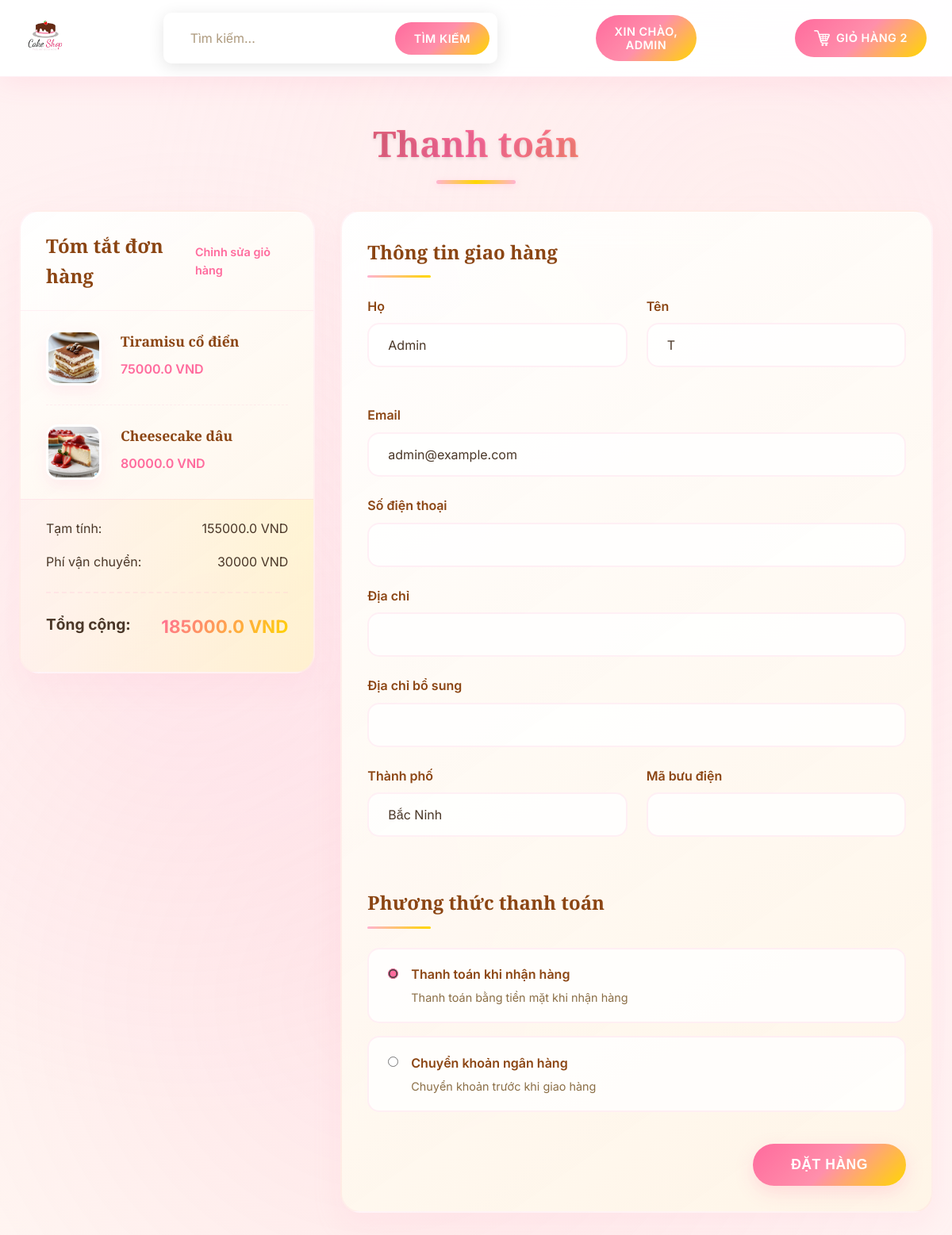
/checkout (signed in), run on the app's committed database.
### tables this page shows
CREATE TABLE users 
		(userId INTEGER PRIMARY KEY, 
		password TEXT,
		email TEXT,
		firstName TEXT,
		lastName TEXT,
		address1 TEXT,
		address2 TEXT,
		zipcode TEXT,
		city TEXT,
		state TEXT,
		country TEXT, 
		phone TEXT
		, is_admin INTEGER DEFAULT 0, role TEXT DEFAULT 'user');

CREATE TABLE products
		(productId INTEGER PRIMARY KEY,
		name TEXT,
		price REAL,
		description TEXT,
		image TEXT,
		stock INTEGER,
		categoryId INTEGER,
		FOREIGN KEY(categoryId) REFERENCES categories(categoryId)
		);

### routes/cart_routes.py (the view)
@cart_bp.route("/checkout")
def checkout():
    if 'email' not in session:
        flash("Vui lòng đăng nhập để thanh toán!")
        return redirect(url_for('auth.loginForm'))
    loggedIn, firstName, noOfItems = getLoginDetails()
    try:
        with get_db_connection() as conn:
            cur = conn.cursor()
            cur.execute("SELECT userId FROM users WHERE email = ?", (session['email'],))
            user = cur.fetchone()
            if not user:
                flash("Người dùng không tồn tại!")
                return redirect(url_for('auth.loginForm'))
            userId = user[0]
            cur.execute("""
                SELECT products.productId, products.name, products.price, products.image
                FROM products
                JOIN kart ON products.productId = kart.productId
                WHERE kart.userId = ?
            """, (userId,))
            products = cur.fetchall()
            cur.execute("""
                SELECT userId, email, firstName, lastName, address1, address2,
                       zipcode, city, state, country, phone
                FROM users WHERE email = ?
            """, (session['email'],))
            profileData = cur.fetchone()
    except sqlite3.Error as e:
        print(f"Database error in checkout: {e}")
        products = []
        profileData = None
        flash("Lỗi khi tải thông tin!")
    if not products:
        flash("Giỏ hàng trống!")
        return redirect(url_for('cart.cart'))
    totalPrice = sum(p[2] for p in products)
    return render_template("checkout.html",
                         products=products,
                         totalPrice=totalPrice,
                         profileData=profileData,
                         loggedIn=loggedIn,
                         firstName=firstName,
                         noOfItems=noOfItems)

### app.py (called while the page is built)
def create_app():
    app = Flask(__name__)
    app.config.from_object(Config)
    if not os.path.exists(app.config['UPLOAD_FOLDER']):
        os.makedirs(app.config['UPLOAD_FOLDER'])
    register_blueprints(app)
    @app.context_processor
    def inject_template_vars():
        return {
            'url_for': url_for_wrapper
        }
    return app

def url_for_wrapper(endpoint, **values):
    from flask import url_for as flask_url_for
    route_mapping = {
        'root': 'main.root',
        'logout': 'auth.logout',
        'loginForm': 'auth.loginForm',
        'cart': 'cart.cart',
        'profileHome': 'profile.profileHome',
        'search': 'search.search',  # Map search route
        'displayCategory': 'search.search_by_category'  # Map category display
    }
    mapped_endpoint = route_mapping.get(endpoint, endpoint)
    try:
        return flask_url_for(mapped_endpoint, **values)
    except:
        try:
            return flask_url_for(endpoint, **values)
        except:
            return '#'

### utils/database.py (called while the page is built)
@contextmanager
def get_db_connection():
    conn = sqlite3.connect(Config.DATABASE_PATH)
    try:
        yield conn
    except Exception as e:
        conn.rollback()
        raise e
    finally:
        conn.close()

### utils/helpers.py (called while the page is built)
def getLoginDetails():
    try:
        with get_db_connection() as conn:
            cur = conn.cursor()
            if 'email' not in session:
                return False, '', 0
            cur.execute("SELECT userId, firstName FROM users WHERE email = ?", (session['email'],))
            user = cur.fetchone()
            if user:
                userId, firstName = user
                cur.execute("SELECT COUNT(productId) FROM kart WHERE userId = ?", (userId,))
                noOfItems = cur.fetchone()[0]
                return True, firstName or 'User', noOfItems
            return False, '', 0
    except sqlite3.Error as e:
        print(f"Database error in getLoginDetails: {e}")
        return False, '', 0

### templates/checkout.html (shortened to what this page needs)
<!DOCTYPE HTML>
<html>
<head>
<link rel="stylesheet" href="{{ url_for('static', filename='css/checkout.css') }}" />
</head>
<body>
<div id="title">
	<a href="/">
	<img id="logo" src="{{ url_for('static', filename='images/logo.png') }}" />
	</a>
	<form>
		<input id="searchBox" type="text" name="searchQuery" placeholder="Tìm kiếm...">
		<input id="searchButton" type="submit" value="Tìm kiếm">
	</form>
	{% if not loggedIn %}
		<div id="signInButton">
			<a class="link" href="/loginForm">Đăng nhập</a>
		</div>
	{% else %}
	<div class="dropdown">
		<button class="dropbtn">Xin chào, <br>{{firstName}}</button>
	</div>
	{% endif %}
	<div id="kart">
		<a class="link" href="/cart">
		<img src="{{ url_for('static', filename='images/shoppingCart.png') or '/placeholder.svg' }}" id="cartIcon" />
		GIỎ HÀNG {{noOfItems}}
		</a>
	</div>
</div>
<div class="checkoutContainer">
    <h2>Thanh toán</h2>
    <div class="checkoutContent">
        <div class="orderSummary">
            <div class="summaryHeader">
                <h3>Tóm tắt đơn hàng</h3>
                <a href="/cart" class="editCart">Chỉnh sửa giỏ hàng</a>
            </div>
            <div class="summaryItems">
                {% for product in products %}
                <div class="summaryItem">
                    <div class="itemImage">
                        <img src="{{ url_for('static', filename='uploads/'+product[3]) or '/placeholder.svg' }}" alt="{{product[1]}}">
                    </div>
                    <div class="itemInfo">
                        <h4>{{product[1]}}</h4>
                        <p class="itemPrice">{{product[2]}} VND</p>
                    </div>
                </div>
                {% endfor %}
            </div>
            <div class="summaryTotals">
                <div class="subtotal">
                    <span>Tạm tính:</span>
                    <span>{{totalPrice}} VND</span>
                </div>
                <div class="shipping">
                    <span>Phí vận chuyển:</span>
                    <span>30000 VND</span>
                </div>
                <div class="total">
                    <span>Tổng cộng:</span>
                    <span>{{totalPrice + 30000}} VND</span>
                </div>
            </div>
        </div>
        <div class="checkoutForm">
            <form action="/placeOrder" method="POST">
                <div class="formSection">
                    <h3>Thông tin giao hàng</h3>
                    <div class="formRow">
                        <div class="formGroup">
                            <label for="firstName">Họ</label>
                            <input type="text" id="firstName" name="firstName" value="{% if profileData and profileData[2] %}{{profileData[2]}}{% endif %}" required>
                        </div>
                        <div class="formGroup">
                            <label for="lastName">Tên</label>
                            <input type="text" id="lastName" name="lastName" value="{% if profileData and profileData[3] %}{{profileData[3]}}{% endif %}" required>
                        </div>
                    </div>
                    <div class="formGroup">
                        <label for="email">Email</label>
                        <input type="email" id="email" name="email" value="{% if profileData and profileData[1] %}{{profileData[1]}}{% endif %}" required>
                    </div>
                    <div class="formGroup">
                        <label for="phone">Số điện thoại</label>
                        <input type="tel" id="phone" name="phone" value="{% if profileData and profileData[10] %}{{profileData[10]}}{% endif %}" required>
                    </div>
                    <div class="formGroup">
                        <label for="address1">Địa chỉ</label>
                        <input type="text" id="address1" name="address1" value="{% if profileData and profileData[4] %}{{profileData[4]}}{% endif %}" required>
                    </div>
                    <div class="formGroup">
                        <label for="address2">Địa chỉ bổ sung</label>
                        <input type="text" id="address2" name="address2" value="{% if profileData and profileData[5] %}{{profileData[5]}}{% endif %}">
                    </div>
                    <div class="formRow">
                        <div class="formGroup">
                            <label for="city">Thành phố</label>
                            <input type="text" id="city" name="city" value="{% if profileData and profileData[7] %}{{profileData[7]}}{% endif %}" required>
                        </div>
                        <div class="formGroup">
                            <label for="zipcode">Mã bưu điện</label>
                            <input type="text" id="zipcode" name="zipcode" value="{% if profileData and profileData[6] %}{{profileData[6]}}{% endif %}">
                        </div>
                    </div>
                </div>
                <div class="formSection">
                    <h3>Phương thức thanh toán</h3>
                    <div class="paymentMethods">
                        <div class="paymentMethod">
                            <input type="radio" id="cod" name="paymentMethod" value="cod" checked>
                            <label for="cod">
                                <span class="methodName">Thanh toán khi nhận hàng</span>
                                <span class="methodDesc">Thanh toán bằng tiền mặt khi nhận hàng</span>
                            </label>
                        </div>
                        <div class="paymentMethod">
                            <input type="radio" id="bank" name="paymentMethod" value="bank">
                            <label for="bank">
                                <span class="methodName">Chuyển khoản ngân hàng</span>
                                <span class="methodDesc">Chuyển khoản trước khi giao hàng</span>
                            </label>
                        </div>
                    </div>
                </div>
                <div class="formActions">
                    <button type="submit" class="placeOrderBtn">Đặt hàng</button>
                </div>
            </form>
        </div>
    </div>
</div>
</body>
</html>

### data on the page
users: firstName "ADMIN", firstName "Admin", lastName "T", email "admin@example.com", city "Bắc Ninh"
products: image (picture), name "Tiramisu cổ điển", price "75000.0"
products: image (picture), name "Cheesecake dâu", price "80000.0"

### other printed values
{{ noOfItems }} "2"
{{ totalPrice }} "155000.0"
{{ totalPrice + 30000 }} "185000.0"
